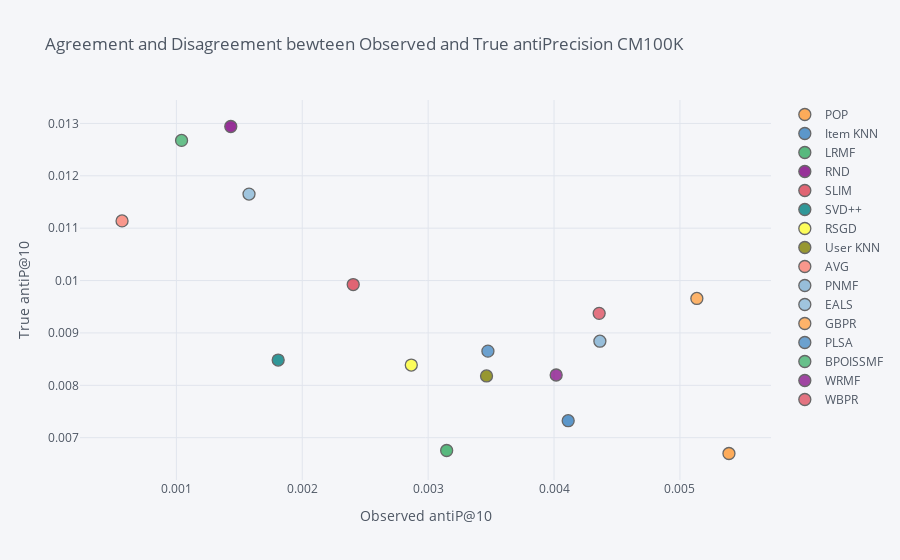

The notebook cell saved with this chart:
### Code cell
result.iplot(
    x='antiprecision_x',
    y='antiprecision_y',
    # Specify the category
    categories='algorithm_nick',
    xTitle='Observed antiP@10',
    yTitle='True antiP@10',
    title='Agreement and Disagreement bewteen Observed and True antiPrecision@10 CM100K')

### Figure 1 — Plotly figure (JSON) as saved in the notebook; plotly's stock layout.template omitted (floating-point values rounded to 4 significant figures)
{"data": [{"marker": {"color": "rgba(255, 153, 51, 1.0)", "line": {"width": 1.3}, "opacity": 0.8, "size": 12, "symbol": "circle"}, "mode": "markers", "name": "POP", "textfont": {"color": "#4D5663"}, "type": "scatter", "x": [0.005389], "y": [0.006698]}, {"marker": {"color": "rgba(55, 128, 191, 1.0)", "line": {"width": 1.3}, "opacity": 0.8, "size": 12, "symbol": "circle"}, "mode": "markers", "name": "Item KNN", "textfont": {"color": "#4D5663"}, "type": "scatter", "x": [0.004112], "y": [0.007324]}, {"marker": {"color": "rgba(50, 171, 96, 1.0)", "line": {"width": 1.3}, "opacity": 0.8, "size": 12, "symbol": "circle"}, "mode": "markers", "name": "LRMF", "textfont": {"color": "#4D5663"}, "type": "scatter", "x": [0.003147], "y": [0.006755]}, {"marker": {"color": "rgba(128, 0, 128, 1.0)", "line": {"width": 1.3}, "opacity": 0.8, "size": 12, "symbol": "circle"}, "mode": "markers", "name": "RND", "textfont": {"color": "#4D5663"}, "type": "scatter", "x": [0.001432], "y": [0.01294]}, {"marker": {"color": "rgba(219, 64, 82, 1.0)", "line": {"width": 1.3}, "opacity": 0.8, "size": 12, "symbol": "circle"}, "mode": "markers", "name": "SLIM", "textfont": {"color": "#4D5663"}, "type": "scatter", "x": [0.002405], "y": [0.009924]}, {"marker": {"color": "rgba(0, 128, 128, 1.0)", "line": {"width": 1.3}, "opacity": 0.8, "size": 12, "symbol": "circle"}, "mode": "markers", "name": "SVD++", "textfont": {"color": "#4D5663"}, "type": "scatter", "x": [0.001809], "y": [0.008482]}, {"marker": {"color": "rgba(255, 255, 51, 1.0)", "line": {"width": 1.3}, "opacity": 0.8, "size": 12, "symbol": "circle"}, "mode": "markers", "name": "RSGD", "textfont": {"color": "#4D5663"}, "type": "scatter", "x": [0.002866], "y": [0.008387]}, {"marker": {"color": "rgba(128, 128, 0, 1.0)", "line": {"width": 1.3}, "opacity": 0.8, "size": 12, "symbol": "circle"}, "mode": "markers", "name": "User KNN", "textfont": {"color": "#4D5663"}, "type": "scatter", "x": [0.003464], "y": [0.008178]}, {"marker": {"color": "rgba(251, 128, 114, 1.0)", "line": {"width": 1.3}, "opacity": 0.8, "size": 12, "symbol": "circle"}, "mode": "markers", "name": "AVG", "textfont": {"color": "#4D5663"}, "type": "scatter", "x": [0.0005683], "y": [0.01114]}, {"marker": {"color": "rgba(128, 177, 211, 1.0)", "line": {"width": 1.3}, "opacity": 0.8, "size": 12, "symbol": "circle"}, "mode": "markers", "name": "PNMF", "textfont": {"color": "#4D5663"}, "type": "scatter", "x": [0.004364], "y": [0.008843]}, {"marker": {"color": "rgba(128, 177, 211, 0.8999999999999999)", "line": {"width": 1.3}, "opacity": 0.8, "size": 12, "symbol": "circle"}, "mode": "markers", "name": "EALS", "textfont": {"color": "#4D5663"}, "type": "scatter", "x": [0.001577], "y": [0.01165]}, {"marker": {"color": "rgba(255, 153, 51, 0.8999999999999999)", "line": {"width": 1.3}, "opacity": 0.8, "size": 12, "symbol": "circle"}, "mode": "markers", "name": "GBPR", "textfont": {"color": "#4D5663"}, "type": "scatter", "x": [0.005134], "y": [0.009658]}, {"marker": {"color": "rgba(55, 128, 191, 0.8999999999999999)", "line": {"width": 1.3}, "opacity": 0.8, "size": 12, "symbol": "circle"}, "mode": "markers", "name": "PLSA", "textfont": {"color": "#4D5663"}, "type": "scatter", "x": [0.003475], "y": [0.008653]}, {"marker": {"color": "rgba(50, 171, 96, 0.8999999999999999)", "line": {"width": 1.3}, "opacity": 0.8, "size": 12, "symbol": "circle"}, "mode": "markers", "name": "BPOISSMF", "textfont": {"color": "#4D5663"}, "type": "scatter", "x": [0.001041], "y": [0.01268]}, {"marker": {"color": "rgba(128, 0, 128, 0.8999999999999999)", "line": {"width": 1.3}, "opacity": 0.8, "size": 12, "symbol": "circle"}, "mode": "markers", "name": "WRMF", "textfont": {"color": "#4D5663"}, "type": "scatter", "x": [0.004017], "y": [0.008197]}, {"marker": {"color": "rgba(219, 64, 82, 0.8999999999999999)", "line": {"width": 1.3}, "opacity": 0.8, "size": 12, "symbol": "circle"}, "mode": "markers", "name": "WBPR", "textfont": {"color": "#4D5663"}, "type": "scatter", "x": [0.004358], "y": [0.009374]}], "layout": {"legend": {"bgcolor": "#F5F6F9", "font": {"color": "#4D5663"}}, "paper_bgcolor": "#F5F6F9", "plot_bgcolor": "#F5F6F9", "title": {"font": {"color": "#4D5663"}, "text": "Agreement and Disagreement bewteen Observed and True antiPrecision CM100K"}, "xaxis": {"gridcolor": "#E1E5ED", "showgrid": true, "tickfont": {"color": "#4D5663"}, "title": {"font": {"color": "#4D5663"}, "text": "Observed antiP@10"}, "zerolinecolor": "#E1E5ED"}, "yaxis": {"gridcolor": "#E1E5ED", "showgrid": true, "tickfont": {"color": "#4D5663"}, "title": {"font": {"color": "#4D5663"}, "text": "True antiP@10"}, "zerolinecolor": "#E1E5ED"}}}
